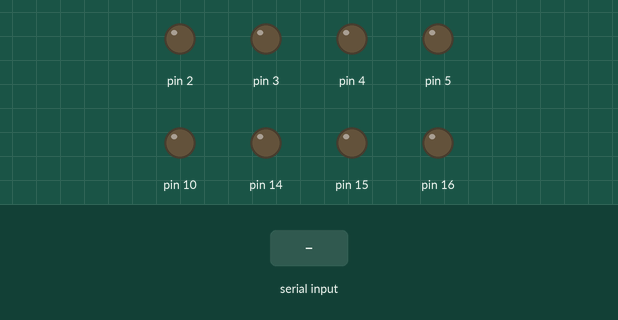
The program below on a simulated SparkFun Pro Micro, built with avr-gcc and run on an emulated ATmega32U4. Shown: output pins drawn as LEDs (lit = HIGH). The test bench sets the inputs (shaded band).

Above: at 1.2 s.
1.3 s: "1" received over Serial
At 2.0 s:
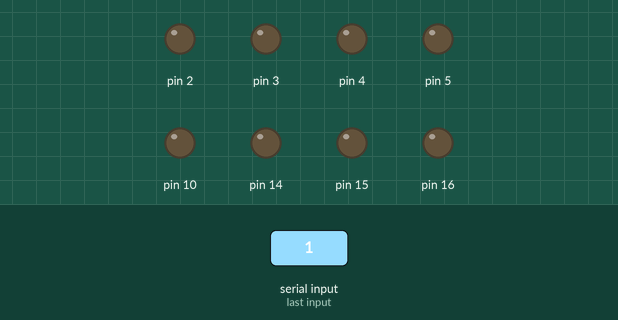
2.8 s: "2" received over Serial
At 3.1 s:
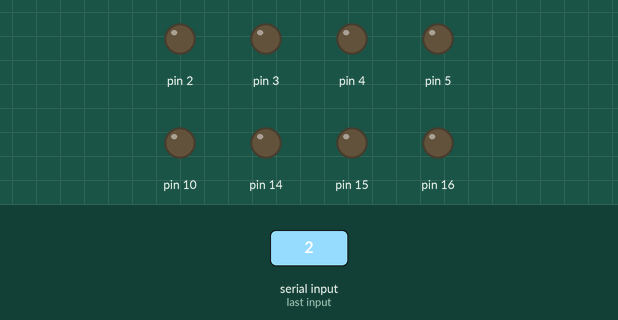
4.3 s: "3" received over Serial
At 5.5 s:
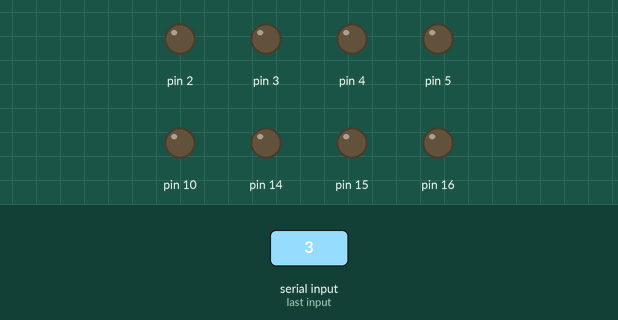
5.8 s: "4" received over Serial
At 6.6 s:
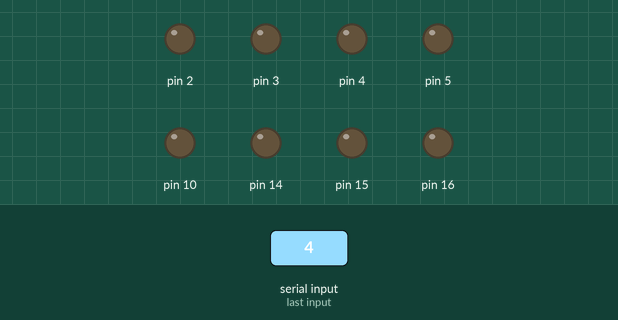
7.3 s: "2" received over Serial
At 7.7 s:
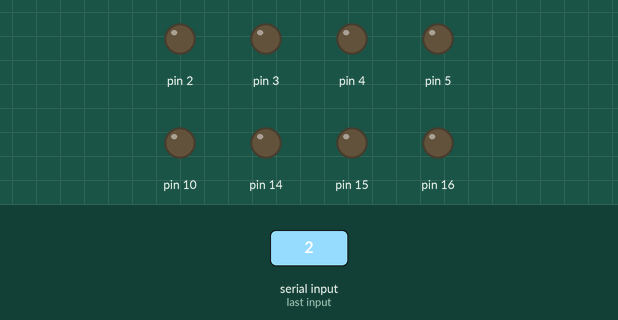
8.8 s: "4" received over Serial
At 10.1 s:
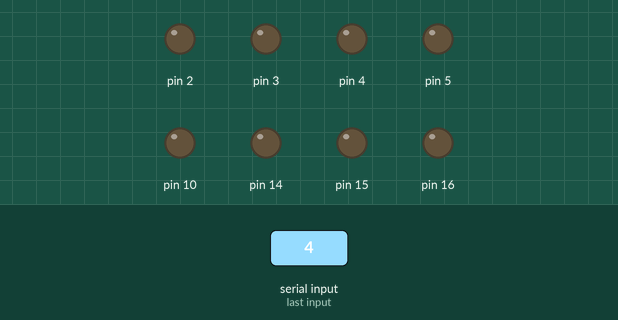
Timing chart, 0 to 11.3 s (numbered marks = the images above; inputs shaded):
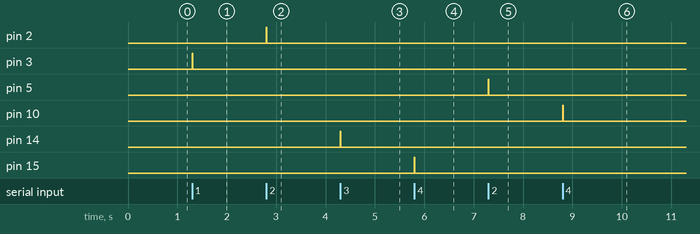

The program:

main.cpp
```cpp
#include <Arduino.h>
#include <Stepper.h>

Stepper focus(2,4,3,5,10);
Stepper zoom(15,16,14,10,10);

void setup() {
  Serial.begin(115200);

}


void loop() {
  // put your main code here, to run repeatedly:
  int read = Serial.read();
  if (read == '1') {
    focus.step(false);
  } else if (read == '2') {
    focus.step(true);
  } else if (read == '3') {
    zoom.step(false);
  } else if (read == '4') {
    zoom.step(true);
  }


}
```

Stepper.h
```cpp
#include <Arduino.h>

#pragma once


class Stepper {
    private:
    byte a0Pin;
    byte a1Pin;
    byte b0Pin;
    byte b1Pin;
    int pulseMs;
    int curStep;
    public:
    Stepper(byte a0Pin, byte a1Pin, byte b0Pin, byte b1Pin, int pulseMs) {
        this->a0Pin = a0Pin;
        this->a1Pin = a1Pin;
        this->b0Pin = b0Pin;
        this->b1Pin = b1Pin;
        this->pulseMs = pulseMs;
        pinMode(a0Pin, OUTPUT);
        pinMode(a1Pin, OUTPUT);
        pinMode(b0Pin, OUTPUT);
        pinMode(b1Pin, OUTPUT);
        digitalWrite(a0Pin, 0);
        digitalWrite(a1Pin, 0);
        digitalWrite(b0Pin, 0);
        digitalWrite(b1Pin, 0);
    }
    void step(bool backward) {
        if (backward) {
            curStep--;
            if (curStep < 0) {
            curStep = 3;
            }
        } else {
            curStep++;
            if (curStep > 3) {
            curStep = 0;
            }
        }
        digitalWrite(a0Pin, curStep==0);
        digitalWrite(a1Pin, curStep==2);
        digitalWrite(b0Pin, curStep==1);
        digitalWrite(b1Pin, curStep==3);
        delay(pulseMs);
        digitalWrite(a0Pin, 0);
        digitalWrite(a1Pin, 0);
        digitalWrite(b0Pin, 0);
        digitalWrite(b1Pin, 0);
    }

};
```

Measured:
- after the input at 1.3 s, pin 3: LOW → HIGH at once, → LOW 0.01 s later
- after the input at 2.8 s, pin 2: LOW → HIGH at once, → LOW 0.01 s later
- after the input at 4.3 s, pin 14: LOW → HIGH at once, → LOW 0.01 s later
- after the input at 5.8 s, pin 15: LOW → HIGH at once, → LOW 0.01 s later
- after the input at 7.3 s, pin 5: LOW → HIGH at once, → LOW 0.01 s later
- after the input at 8.8 s, pin 10: LOW → HIGH at once, → LOW 0.01 s later
